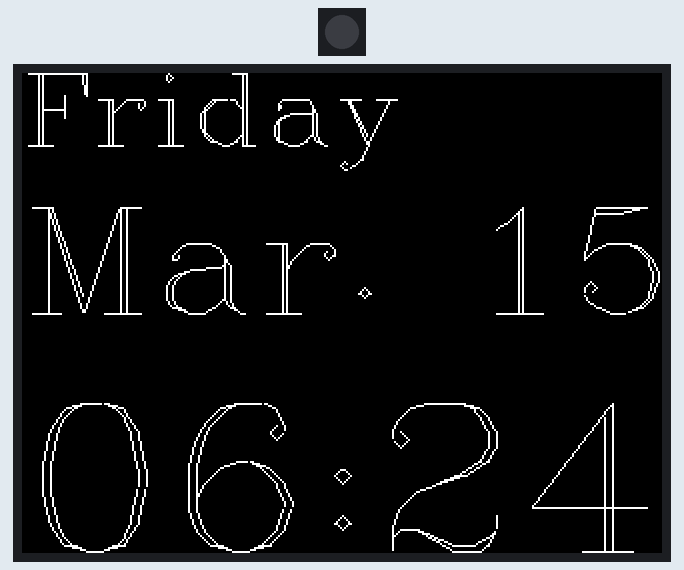
Recording of a program running on a simulated Raspberry Pi Pico running MicroPython. On the bench: 1 RGB LEDs in strip order, left to right, 320×240 colour display. WiFi joins after 1.5 s; the clock reads 2024-03-15 10:24:30 at power-on unless the program sets it.

Above: at 1.6 s.
At 30.4 s:
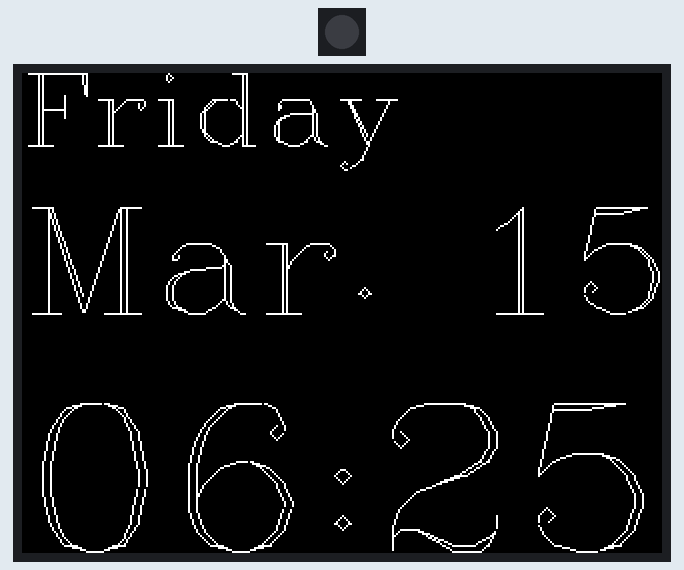
At 90.2 s:
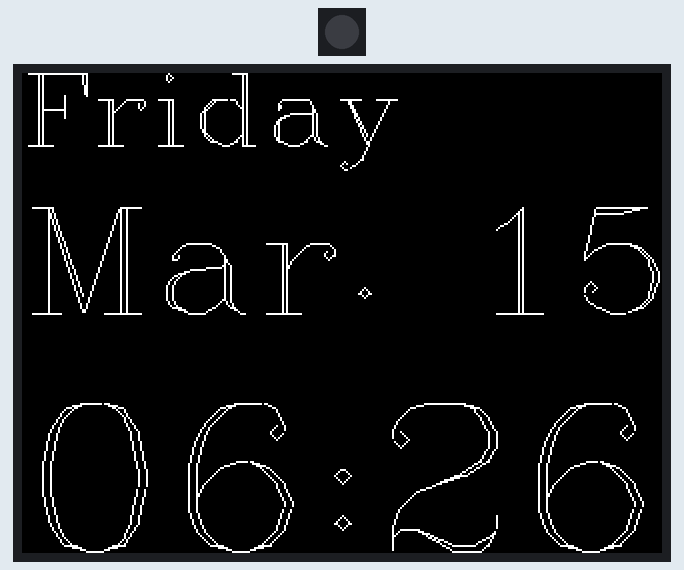
Timing chart, 0 to 91.7 s (numbered marks = the images above):
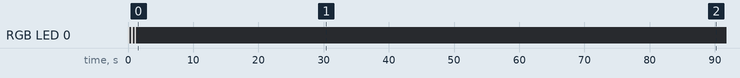

The program:

main.py
```python
# (licence header left out)
import machine
import network
import rp2
import socket
import struct
import sys
import time
import WIFI_CONFIG
from pimoroni import RGBLED
from picographics import PicoGraphics, DISPLAY_PICO_DISPLAY_2, PEN_P8

ntp_host = "pool.ntp.org"


def ntptime():
    ntp_query = bytearray(48)
    ntp_query[0] = 0x1B

    while True:
        try:
            addr = socket.getaddrinfo(ntp_host, 123)[0][-1]
            break
        except OSError:
            time.sleep(5)

    while True:
        s = socket.socket(socket.AF_INET, socket.SOCK_DGRAM)
        try:
            s.settimeout(2)
            res = s.sendto(ntp_query, addr)
            msg = s.recv(48)
            break
        except OSError:
            time.sleep(30)
        finally:
            s.close()

    val = struct.unpack("!I", msg[40:44])[0]
    t = val - 2208988800
    tm = time.gmtime(t)
    machine.RTC().datetime((tm[0], tm[1], tm[2], 0, tm[3], tm[4], tm[5], 0))


def eastern():
    now = time.time()
    year = time.localtime(now)[0]
    mar = time.mktime((year, 3, 14 - (5 * year // 4 + 1) % 7, 7, 0, 0, 0, 0))
    nov = time.mktime((year, 11, 7 - (5 * year // 4 + 1) % 7, 6, 0, 0, 0, 0))

    if now < mar or now > nov:
        return time.localtime(now - 3600 * 5)
    else:
        return time.localtime(now - 3600 * 4)


led = RGBLED(6, 7, 8)
led.set_rgb(0, 0, 0)

display = PicoGraphics(display=DISPLAY_PICO_DISPLAY_2, pen_type=PEN_P8)
display.set_backlight(1.0)
display.clear()
display.update()

BLACK = display.create_pen(0, 0, 0)
WHITE = display.create_pen(255, 255, 255)

WIDTH, HEIGHT = display.get_bounds()


rp2.country(WIFI_CONFIG.COUNTRY)
wlan = network.WLAN(network.STA_IF)
wlan.active(True)

while True:
    wlan.connect(WIFI_CONFIG.SSID, WIFI_CONFIG.PSK)

    max_wait = 60
    while max_wait > 0:
        if wlan.status() < 0 or wlan.status() >= 3:
            break
        max_wait -= 1
        led.set_rgb(128, 128, 128)
        time.sleep(0.25)
        led.set_rgb(0, 0, 0)
        time.sleep(0.25)

    if wlan.status() == 3:
        break
    else:
        led.set_rgb(128, 0, 0)
        time.sleep(1)
        led.set_rgb(0, 0, 0)

ntptime()
wlan.disconnect()


months = [
    None,
    "Jan.",
    "Feb.",
    "Mar.",
    "Apr.",
    "May",
    "Jun.",
    "Jul.",
    "Aug.",
    "Sep.",
    "Oct.",
    "Nov.",
    "Dec.",
]

days = [
    "Monday",
    "Tuesday",
    "Wednesday",
    "Thursday",
    "Friday",
    "Saturday",
    "Sunday",
]

while True:
    year, month, day, hour, minute, _, weekday, _ = eastern()
    month_str = months[month]
    weekday_str = days[weekday]

    display.set_pen(BLACK)
    display.clear()

    display.set_pen(WHITE)
    display.set_font("serif")

    display.text(weekday_str, 0, 20, WIDTH, 1.78)
    display.text(f"{month_str} {day}", 0, 97, WIDTH, 2.62)
    display.text(f"{hour:02}:{minute:02}", 0, 207, WIDTH, 3.65)

    display.update()
    time.sleep(1)
```

WIFI_CONFIG.py
```python
SSID = "YOUR_WIFI_SSID"
PSK = "YOUR_WIFI_PASSWORD"
COUNTRY = "YOUR_COUNTRY_CODE"
```

Measured:
- what the display in image 0 shows lasts 28.8 s, from 1.6 s to 30.4 s
- what the display in image 1 shows lasts 59.7 s, from 30.4 s to 90.1 s
